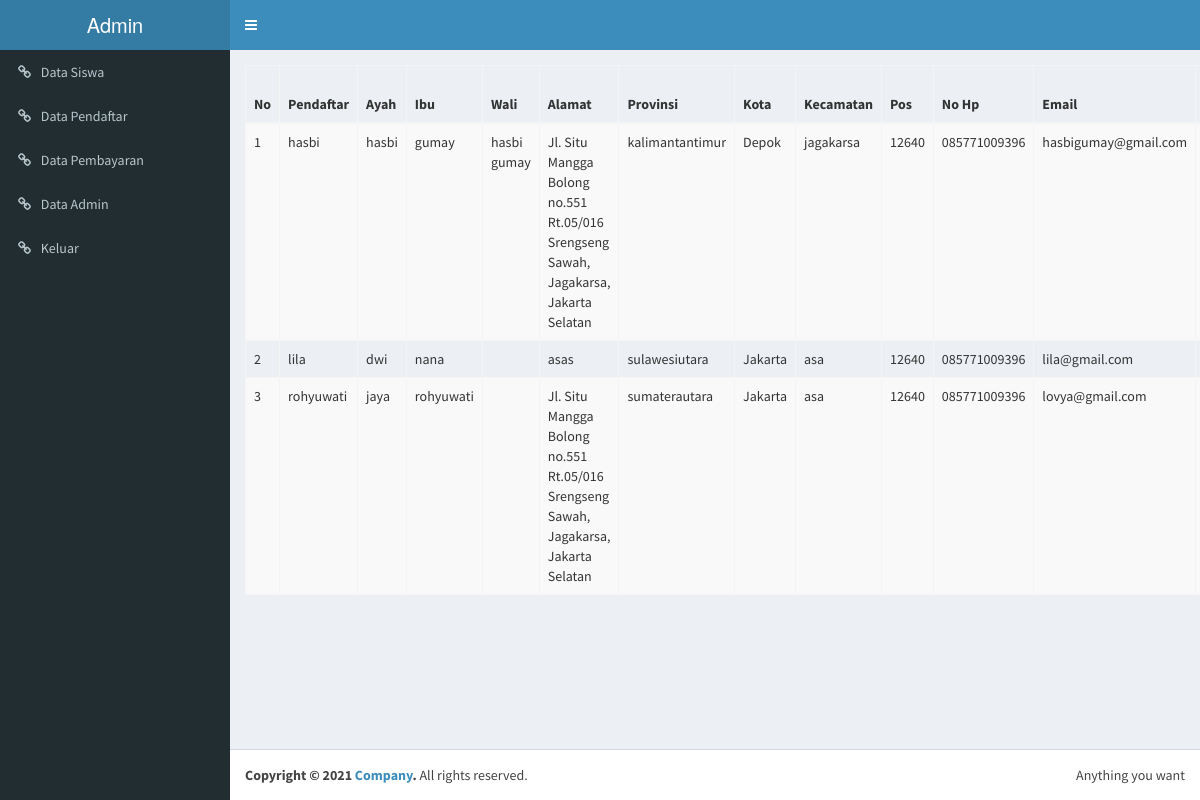
The app's page /admin/data_ortu.php (signed in) with its own data.
### tables this page shows
CREATE TABLE `data_orangtua` (
  `id` int(11) NOT NULL,
  `nama_pendaftar` varchar(100) NOT NULL,
  `id_pendaftar` int(11) NOT NULL,
  `nama_ayah` varchar(100) NOT NULL,
  `nama_ibu` varchar(100) NOT NULL,
  `nama_wali` varchar(100) NOT NULL,
  `alamat` text NOT NULL,
  `provinsi` varchar(100) NOT NULL,
  `kota` varchar(100) NOT NULL,
  `kecamatan` varchar(100) NOT NULL,
  `kodepos` varchar(100) NOT NULL,
  `nohp` varchar(15) NOT NULL,
  `email_ortu` varchar(100) NOT NULL,
  `pendidikan_ayah` varchar(100) NOT NULL,
  `pendidikan_ibu` varchar(100) NOT NULL,
  `pekerjaan_ayah` varchar(100) NOT NULL,
  `pekerjaan_ibu` varchar(100) NOT NULL,
  `penghasilan_ortu` varchar(100) NOT NULL,
  `status` int(11) NOT NULL
);

### admin/config/fungsi.php (called while the page is built, shortened)
<?php
function tampildataortu(){
	global $konek;
	$sql="SELECT * FROM data_orangtua";
	$result=mysqli_query($konek,$sql) or die('gagal menampilkan data');
	return $result;
}
 ?>

### admin/data_ortu.php (the view, shortened to what this page needs)
<?php include 'head.php';
if(empty($_SESSION['id'])){ ?>
  <script>window.location.href='login.php'</script>
<?php }else{
$result=tampildataortu();
?>
<link rel="stylesheet" type="text/css" href="dt/css/dataTables.bootstrap.css">
<table class="table table-striped table-bordered table-responsive">
  <thead>
    <tr>
      <th>No</th>
      <th>Pendaftar</th>
      <th>Ayah</th>
      <th>Ibu</th>
      <th>Wali</th>
      <th>Alamat</th>
      <th>Provinsi</th>
      <th>Kota</th>
      <th>Kecamatan</th>
      <th>Pos</th>
      <th>No Hp</th>
      <th>Email</th>
      <th>Pendidikan Ayah</th>
    </tr>
  </thead>
      <tbody>
      <?php $no=1; while ($row=mysqli_fetch_assoc($result)) {
      ?>
        <tr>
        <td><?= $no; ?></td>
        <td><?= $row['nama_pendaftar'] ?></td>
        <td><?= $row['nama_ayah'] ?></td>
        <td><?= $row['nama_ibu'] ?></td>
        <td><?= $row['nama_wali'] ?></td>
        <td><?= $row['alamat'] ?></td>
        <td><?= $row['provinsi'] ?></td>
        <td><?= $row['kota'] ?></td>
        <td><?= $row['kecamatan'] ?></td>
        <td><?= $row['kodepos'] ?></td>
        <td><?= $row['nohp'] ?></td>
        <td><?= $row['email_ortu'] ?></td>
        <td><?= $row['pendidikan_ayah'] ?></td>
        </tr>
        <?php $no++; }?>
      </tbody>
</table>
</head>
<?php } include 'foot.php'; ?>

### records on screen
data_orangtua: nama_pendaftar "hasbi", nama_ayah "hasbi", nama_ibu "gumay", nama_wali "hasbi gumay", alamat "Jl. Situ Mangga Bolong no.551 Rt.05/016 Srengseng Sawah, Jagakarsa, Jakarta Selatan", provinsi "kalimantantimur", kota "Depok", kecamatan "jagakarsa", kodepos "12640", nohp "085771009396", email_ortu "hasbigumay@gmail.com"
data_orangtua: nama_pendaftar "lila", nama_ayah "dwi", nama_ibu "nana", alamat "asas", provinsi "sulawesiutara", kota "Jakarta", kecamatan "asa", kodepos "12640", nohp "085771009396", email_ortu "lila@gmail.com"
data_orangtua: nama_pendaftar "rohyuwati", nama_ayah "jaya", nama_ibu "rohyuwati", alamat "Jl. Situ Mangga Bolong no.551 Rt.05/016 Srengseng Sawah, Jagakarsa, Jakarta Selatan", provinsi "sumaterautara", kota "Jakarta", kecamatan "asa", kodepos "12640", nohp "085771009396", email_ortu "lovya@gmail.com"
